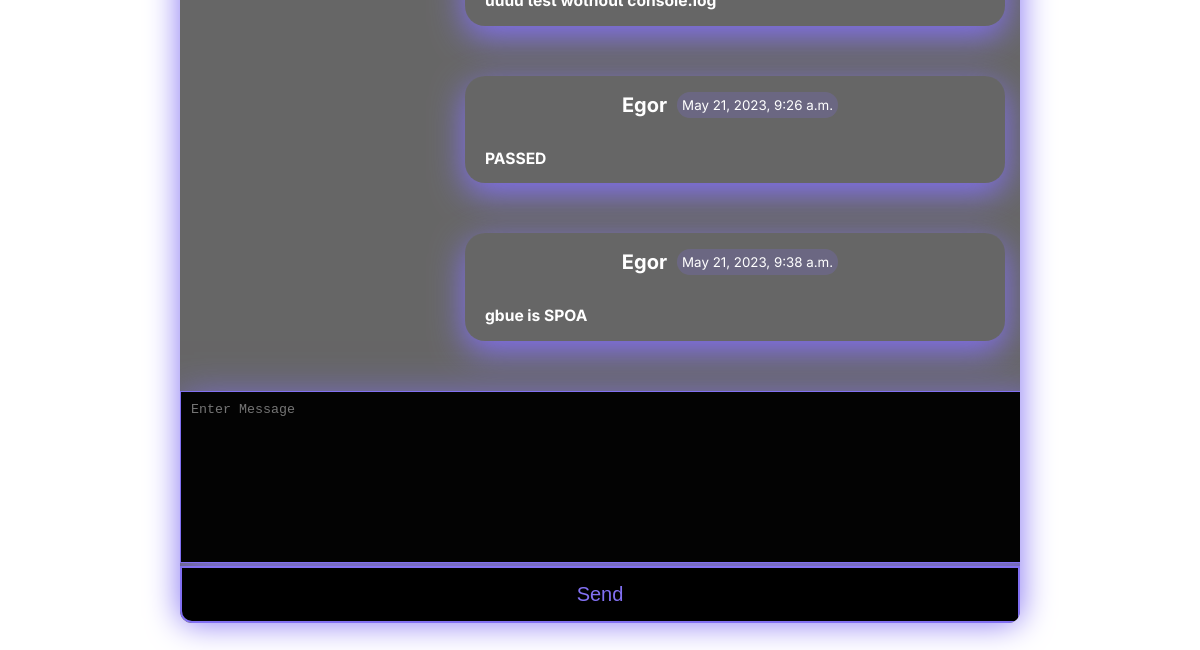
/chat/1 (signed in, lower part), run on an earlier commit of the app's database.
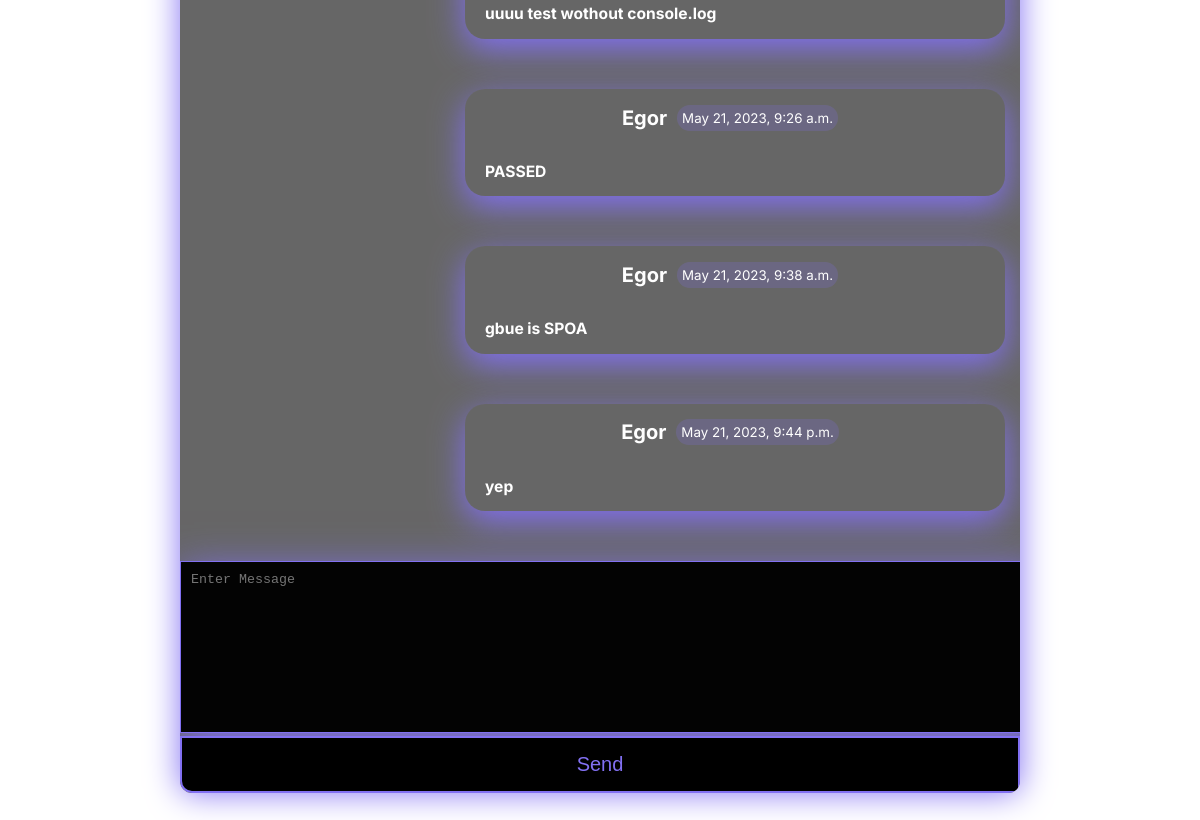
And on a later commit of the database.
### users/models.py (models this page shows)
class Profile(models.Model):
    user = models.OneToOneField(to=User, on_delete=models.CASCADE)
    name = models.CharField(max_length=50)
    surname = models.CharField(max_length=50)
    avatar = models.ImageField(upload_to="images/profile_avatars/",
                               default="images/DEFAULT_AVATAR.png",
                               blank=True)
    about = models.CharField(max_length=500)
    country = models.CharField(max_length=50, blank=True)
    city = models.CharField(max_length=50, blank=True)
    education = models.CharField(max_length=150, blank=True)
    company = models.CharField(max_length=150, blank=True)
    hobby = models.CharField(max_length=150, blank=True)
    class Meta:
        verbose_name = _('profile')
        verbose_name_plural = _('profiles')

### chat/models.py (models this page shows)
class Message(models.Model):
    chat = models.ForeignKey(to=Chat, on_delete=models.CASCADE,
                             verbose_name=_('chat'))
    author = models.ForeignKey(to=User, on_delete=models.CASCADE,
                               verbose_name=_('author'))
    content = models.TextField(verbose_name=_('content'))
    is_read = models.BooleanField(default=False,
                                  verbose_name=_('message has been read'))
    date_create = models.DateTimeField(auto_now=True,
                                       verbose_name=_('date of creation'))
    class Meta:
        verbose_name = _('message')
        verbose_name_plural = _('messages')

### chat/views.py (the view)
# urls.py: path('chat/<int:id>', chat_views.chat_page, name='chat'),
@login_required
def chat_page(request, id):
    context = {}
    try:
        chat = Chat.objects.get(id=id)
    except Chat.DoesNotExist:
        return redirect('chatlist')
    try:
        access = Access.objects.get(user=request.user, chat=chat)
        if access.mode == 0:
            return redirect('chatlist')
    except Access.DoesNotExist:
        return redirect('chatlist')
    if request.method == 'POST':
        message_form = MessageForm(request.POST)
        if message_form.is_valid():
            send_message(chat, request.user, message_form.data['content'])
            context['message_form'] = MessageForm()
        else:
            context['message_form'] = message_form
    else:
        context['message_form'] = MessageForm()
    messages = get_chat_messages(chat, request.user)
    chat = generate_chat(chat, request.user)
    context['chat'] = chat
    context['messages'] = [ChatSerializer.messageToDict(message, request.user)
                           for message in messages]
    return render(request, 'chat.html', context)

### chat/forms.py
class MessageForm(forms.Form):
    content = forms.CharField(widget=forms.Textarea(
        attrs={'class': 'message_area',
               'placeholder': 'Enter Message'}
    ))

### chat/serializers.py (called while the page is built)
    def messageToDict(message: Message, user: User):
        author = get_profile(message.author)
        response = {
            'id': message.id,
            'author': author.name,
            'content': message.content,
            'date_create': message.date_create,
            'isMyown': message.author == user,
        }
        return response

### chat/utils.py (called while the page is built)
def generate_chat(chat: Chat, current_user: User) -> dict:
    response = {'id': chat.id,
                'name': get_chat_name(chat, current_user),
                'avatar': get_chat_avatar(chat, current_user),
                'last_message': get_last_message(chat),
                'is_multy': chat.is_multy,
                'info_link': get_chat_info_link(chat, current_user)}
    return response

def get_last_message(chat: Chat) -> Message:
    message = Message.objects.filter(chat=chat).last()
    return message

def get_chat_messages(chat: Chat, current_user: User):
    messages = Message.objects.filter(chat=chat)
    return messages

### chat/templates/chat.html (shortened to what this page needs)
{% extends 'base.html' %}
{% load static %}
{% block style %}<link rel="stylesheet" href="{% static '/css/chat.css' %}">{% endblock %}
{% block content %}
<div class="messenger_box" id="messenger_box">
<div class="messenger_contener">
    {% for message in messages %}
            {% if message.isMyown %}
            <div class="message_own">
            {% else %}
            <div class="message">
            {% endif %}
                <div class="chat_texts">
                <div class="timestamp">
                    <h2>{{ message.author }}</h2>
                    <p class="time">{{message.date_create}}</p>
                </div>
                <h3 class="message-text">{{ message.content}}</h3>
                </div>
            </div>
    {% endfor %}
</div>
    <form class="input-area-mess" method="POST">
        {% for field in message_form %}
        {{ field }}
        {% endfor %}
        <button class="btn_message">Send</button>
    </form>
</div>
{% endblock %}

What changed in the data, as far as the page shows it:
now on this page (row unchanged): Message: content "uuuu test wothout console.log"
added Message: date_create "May 21, 2023, 9:44 p.m.", content "yep"
Also different on the page:
new list line: "Egor"
